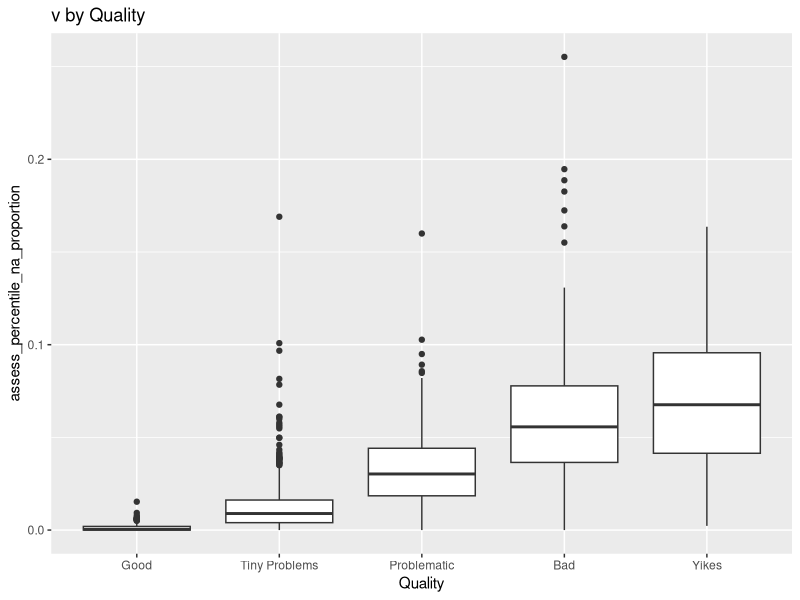
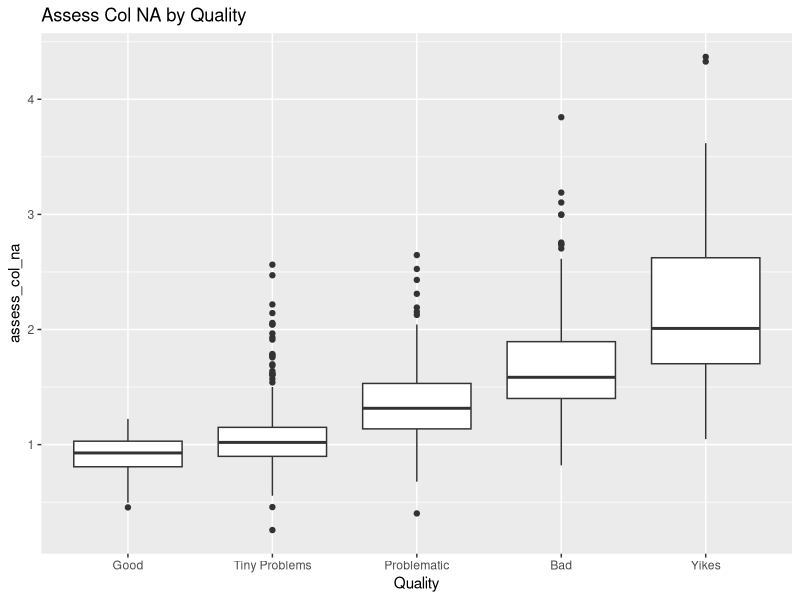
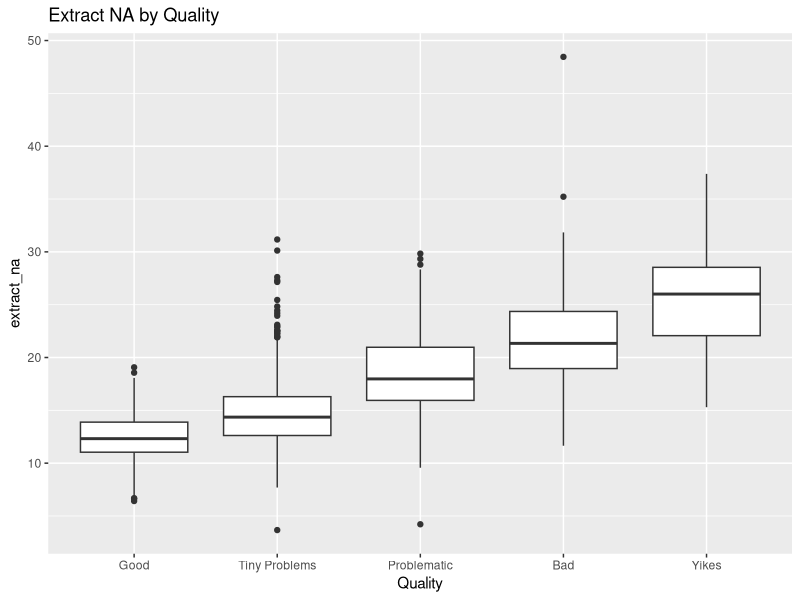
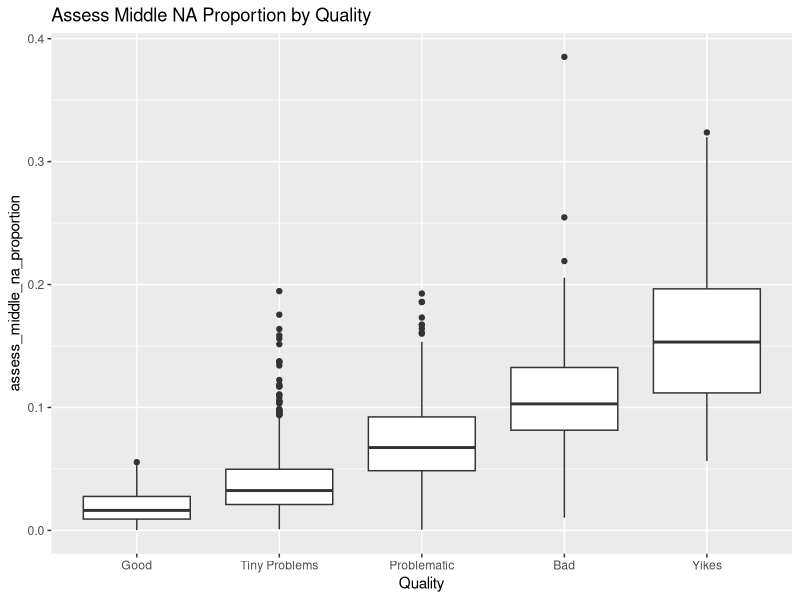
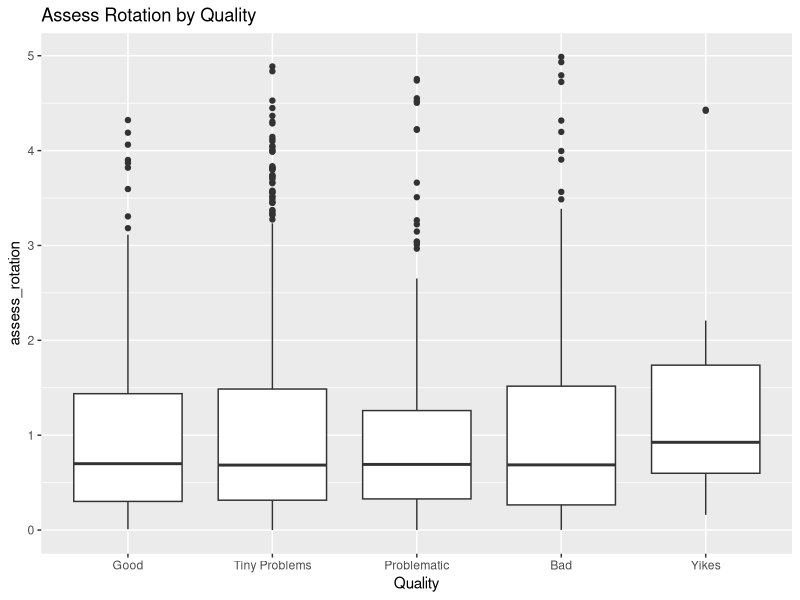
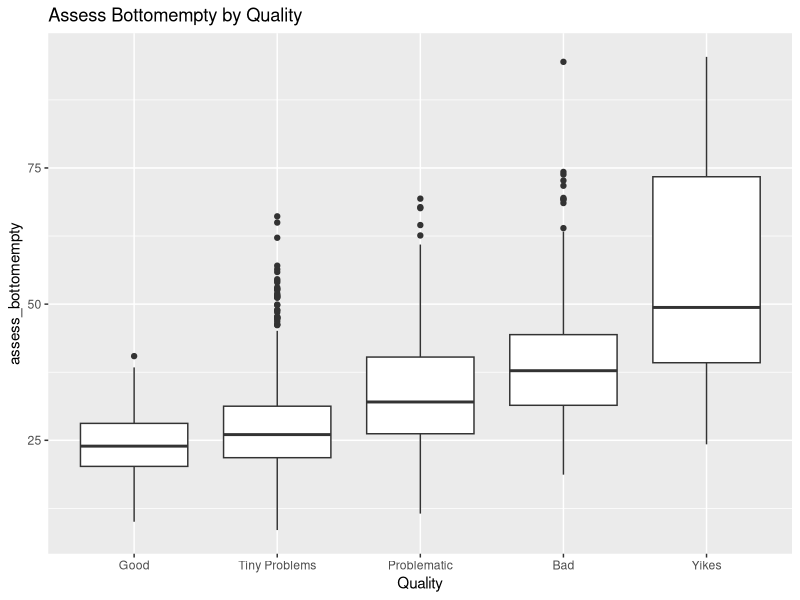
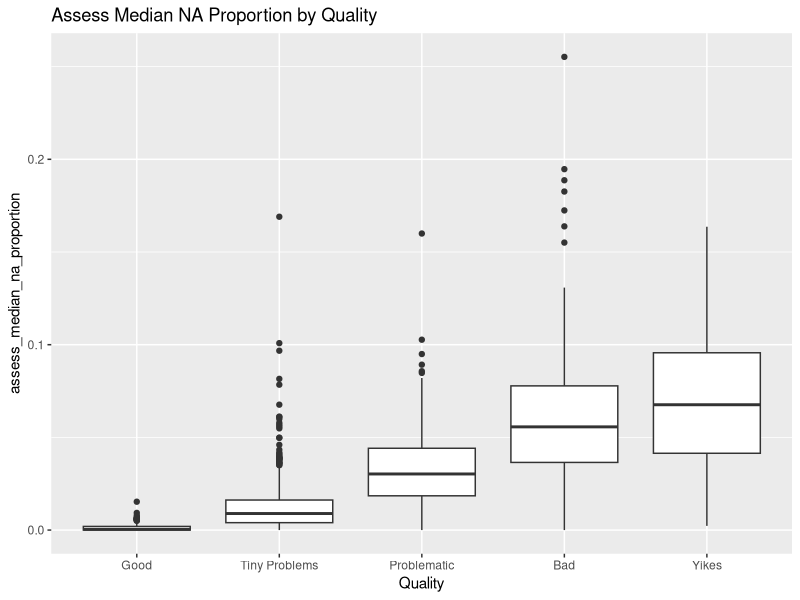
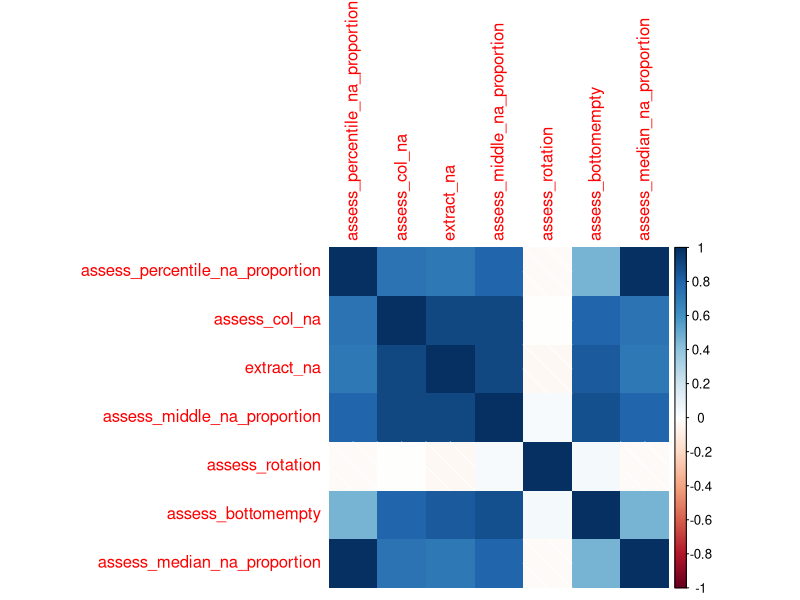

These charts were generated, in order, by the following R code:
## ---- chunk 1
if (!require(tidyverse)) install.packages('tidyverse')
if (!require(ggplot2)) install.packages('ggplot2')
if (!require(randomForest)) install.packages('randomForest')
library(tidyverse)
library(ggplot2)
library(randomForest)
## ---- chunk 2
full.data <- read.csv2("../data/std_and_cropped_data_12_20_2022.csv", sep=",")
full.data.typed <- full.data %>% mutate(
  Quality = factor(Quality, levels = c("Good", "Tiny Problems", "Problematic", "Bad", "Yikes"), ordered = TRUE),
  Problem = factor(Problem, levels = c("Good", "Damage", "Holes", "Feathering", "Rotation-Staging"), ordered = FALSE),
  # This is the features ran against the full image
  assess_percentile_na_proportion = as.numeric(assess_percentile_na_proportion),
  assess_col_na = as.numeric(assess_col_na),
  extract_na = as.numeric(extract_na),
  assess_middle_na_proportion = as.numeric(assess_middle_na_proportion),
  assess_rotation = as.numeric(assess_rotation),
  assess_bottomempty = as.numeric(assess_bottomempty),
  assess_median_na_proportion = as.numeric(assess_median_na_proportion),
  # This is the features ran against the cropped image
  assess_percentile_na_proportion_cropped = as.numeric(assess_percentile_na_proportion_cropped),
  assess_col_na_cropped = as.numeric(assess_col_na_cropped),
  extract_na_cropped = as.numeric(extract_na_cropped),
  assess_bottomempty_cropped = as.numeric(assess_bottomempty_cropped),
  assess_median_na_proportion_cropped = as.numeric(assess_median_na_proportion_cropped)
)
## ---- chunk 3
standard.data <- full.data.typed[,1:12]
table(standard.data[,4:5])
## ---- chunk 4
summary(standard.data$assess_percentile_na_proportion)
ggplot(standard.data, aes(x=Quality, y=assess_percentile_na_proportion)) +
  geom_boxplot() +
  ggtitle("v by Quality")

summary(glm(Quality ~ assess_percentile_na_proportion,
                     data=standard.data, family="binomial"))
## ---- chunk 5
summary(standard.data$assess_col_na)
ggplot(standard.data, aes(x=Quality, y=assess_col_na)) +
  geom_boxplot() +
  ggtitle("Assess Col NA by Quality")
summary(glm(Quality ~ assess_col_na,
                     data=standard.data, family="binomial"))
## ---- chunk 6
summary(standard.data$extract_na)
ggplot(standard.data, aes(x=Quality, y=extract_na)) +
  geom_boxplot() +
  ggtitle("Extract NA by Quality")
summary(glm(Quality ~ extract_na,
                     data=standard.data, family="binomial"))
## ---- chunk 7
summary(standard.data$assess_middle_na_proportion)
ggplot(standard.data, aes(x=Quality, y=assess_middle_na_proportion)) +
  geom_boxplot() +
  ggtitle("Assess Middle NA Proportion by Quality")
summary(glm(Quality ~ assess_middle_na_proportion,
                     data=standard.data, family="binomial"))
## ---- chunk 8
summary(standard.data$assess_rotation)
ggplot(standard.data, aes(x=Quality, y=assess_rotation)) +
  geom_boxplot() +
  ggtitle("Assess Rotation by Quality")
summary(glm(Quality ~ assess_rotation,
                     data=standard.data, family="binomial"))
## ---- chunk 9
summary(standard.data$assess_bottomempty)
ggplot(standard.data, aes(x=Quality, y=assess_bottomempty)) +
  geom_boxplot() +
  ggtitle("Assess Bottomempty by Quality")
summary(glm(Quality ~ assess_bottomempty,
                     data=standard.data, family="binomial"))
## ---- chunk 10
summary(standard.data$assess_median_na_proportion)
ggplot(standard.data, aes(x=Quality, y=assess_median_na_proportion)) +
  geom_boxplot() +
  ggtitle("Assess Median NA Proportion by Quality")
summary(glm(Quality ~ assess_median_na_proportion,
                     data=standard.data, family="binomial"))
## ---- chunk 11
correlations <- cor(standard.data[,6:12])
cor.df <- data.frame(correlations)
cor.df
## ---- chunk 12
library(corrplot)

corrplot(correlations, method = "shade")
## ---- chunk 13
sample <- sample(c(TRUE, FALSE), nrow(standard.data), replace=TRUE, prob=c(0.75,0.25))
train  <- standard.data[sample, ]
test   <- standard.data[!sample, ]

print("Original")
table(standard.data[,4:5])
print("Train")
table(train[,4:5])
print("Test")
table(test[,4:5])

## ---- chunk 14
ord.reg.train <- train
ord.reg.test <- test

#summary(glm(Quality ~ assess_percentile_na_proportion + assess_col_na +
#              extract_na + assess_middle_na_proportion + assess_bottomempty +
#              assess_median_na_proportion,
#                     data=standard.data, family="binomial"))

ord.Model <- glm(Quality ~ assess_percentile_na_proportion + assess_col_na +
              assess_middle_na_proportion + assess_bottomempty,
                     data=ord.reg.train, family="binomial")

summary(ord.Model)

ord.predictions <- predict(ord.Model, ord.reg.test)
## ---- chunk 15
num.reg.train <- train
num.reg.test <- test

num.reg.train$num.Quality <- 0
num.reg.train$num.Quality[num.reg.train$Quality == "Good"] <- 1
num.reg.train$num.Quality[num.reg.train$Quality == "Tiny Problems"] <- 1

num.reg.train$num.Quality <- factor(num.reg.train$num.Quality, levels = c(1, 0))

num.reg.test$num.Quality <- 0
num.reg.test$num.Quality[num.reg.test$Quality == "Good"] <- 1
num.reg.test$num.Quality[num.reg.test$Quality == "Tiny Problems"] <- 1

num.reg.test$num.Quality <- factor(num.reg.test$num.Quality, levels = c(1, 0))

table(num.reg.train$num.Quality)

table(num.reg.train$num.Quality, num.reg.train$Problem)
## ---- chunk 16
num.model <- glm(num.Quality ~ assess_percentile_na_proportion + assess_col_na +
              assess_middle_na_proportion + assess_bottomempty,
                     data=num.reg.train, family="binomial")

summary(num.model)

num.predictions <- predict(num.model, num.reg.test)
## ---- chunk 17
ord.forest.train <- train
ord.forest.test <- test

ord.forest.model <- randomForest(Quality ~ assess_percentile_na_proportion + assess_col_na +
              assess_middle_na_proportion + assess_bottomempty, data = ord.forest.train,
                           importance = TRUE)

ord.forest.model$confusion

print("Training Data")
ord.forest.test$Prediction <- predict(ord.forest.model, ord.forest.test)

print("Test data")
table(ord.forest.test$Quality, ord.forest.test$Prediction)
## ---- chunk 18
num.forest.train <- train
num.forest.test <- test

num.forest.train$num.Quality <- 0
num.forest.train$num.Quality[num.forest.train$Quality == "Good"] <- 1
num.forest.train$num.Quality[num.forest.train$Quality == "Tiny Problems"] <- 1

num.forest.train$num.Quality <- factor(num.forest.train$num.Quality, levels = c(1, 0))

num.forest.test$num.Quality <- 0
num.forest.test$num.Quality[num.forest.test$Quality == "Good"] <- 1
num.forest.test$num.Quality[num.forest.test$Quality == "Tiny Problems"] <- 1

num.forest.test$num.Quality <- factor(num.forest.test$num.Quality, levels = c(1, 0))

table(num.forest.train$num.Quality)

table(num.forest.train$num.Quality, num.forest.train$Problem)
## ---- chunk 19
randomForest(num.Quality ~ assess_percentile_na_proportion + assess_col_na +
              assess_middle_na_proportion + assess_bottomempty, data = num.forest.train,
                           importance = TRUE)
